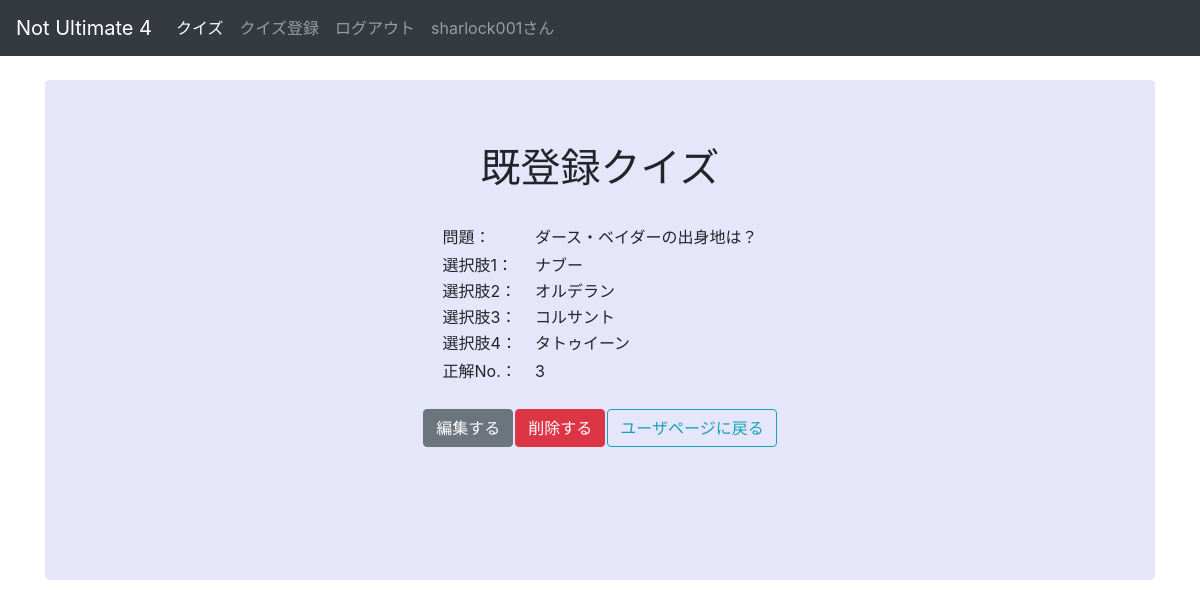
The page /quiz_detail/1/4 (signed in) on the database its author committed.
### quattro_scelte/models.py (models this page shows, shortened)
class User(db.Model, UserMixin):
    __tablename__ = 'users'
    id = db.Column(db.Integer, primary_key=True)
    username = db.Column(db.String(128), unique=True, index=True)
    password = db.Column(db.String(128))
    create_at = db.Column(db.DateTime)
    update_at = db.Column(db.DateTime)
    questions = db.relationship('Question', backref='users')
    results = db.relationship('Result', backref='users')

class Question(db.Model):
    __tablename__ = 'questions'
    id = db.Column(db.Integer, primary_key=True)
    inquery = db.Column(db.Text)
    options = db.Column(db.PickleType)
    answer = db.Column(db.Integer)
    create_at = db.Column(db.DateTime)
    update_at = db.Column(db.DateTime)
    user_id = db.Column(db.Integer, db.ForeignKey('users.id'))

### quattro_scelte/views.py (the view)
@views.route('/quiz_detail/<int:user_id>/<int:quiz_id>')
@login_required
def quiz_detail(user_id: int, quiz_id: int):
    question = Question.query.filter_by(id=quiz_id).first()
    if user_id != current_user.id or current_user.id != question.user_id:
        flash(message='閲覧できません')
        return redirect(url_for('views.index'))
    delete_form = QuizDeleteForm(request.form)
    if not question:
        return redirect(url_for('views.user'))
    return render_template('quiz_detail.html', question=question, delete_form=delete_form)

### quattro_scelte/forms.py
class QuizDeleteForm(Form):
    id = HiddenField()
    submit = SubmitField('削除する')

### quattro_scelte/models.py (called while the page is built)
@login_manager.user_loader
def load_user(user_id) -> List[Any]:
    return User.query.get(user_id)

### quattro_scelte/templates/quiz_detail.html (shortened to what this page needs)
{% from "_formhelpers.html" import render_field_q %}
{% extends 'base.html' %}
{% block content %}
<main role="main" class="container">
    <div class="jumbotron text-center" style="height: 500px;">
        <h1>既登録クイズ</h1>
        <br>
        <div>
            <table align="center">
                <tr align="left">
                    <td>問題：　</td>
                    <td>{{ question.inquery }}</td>
                </tr>
                <tr><td></td></tr>
                {% for option in question.options %}
                <tr align="left">
                    <td>選択肢{{ loop.index }}：　</td>
                    <td>{{ option }}</td>
                </tr>
                {% endfor %}
                <tr><td></td></tr>
                <tr align="left">
                    <td>正解No.：　</td>
                    <td>{{ question.answer }}</td>
                </tr>
            </table>
            <br>
            <table align="center">
                <tr>
                    <td>
                        <a class="btn btn-secondary" href="{{ url_for('views.quiz_modify', user_id=current_user.id, quiz_id=question.id) }}">編集する</a>
                    </td>
                    <td>
                        <form method="POST" action="{{ url_for('views.quiz_delete', user_id=current_user.id) }}">
                            {{ delete_form.submit(class="btn btn-danger") }}
                        </form>
                    </td>
                    <td>
                        <a class="btn btn-outline-info" href="{{ url_for('views.user') }}">ユーザページに戻る</a>
                    </td>
                </tr>
            </table>
        </div>
    </div>
</main>
{% endblock %}

### quattro_scelte/templates/base.html (shortened to what this page needs)
<!DOCTYPE html>
<html lang="ja">
<head>
    <link rel="stylesheet" href="https://stackpath.bootstrapcdn.com/bootstrap/4.5.0/css/bootstrap.min.css">
    <link href="../assets/dist/css/bootstrap.css" rel="stylesheet">
    <link rel="stylesheet" href="{{ url_for('static', filename='style.css')}}">
</head>
<body>
<header>
    <nav class="navbar navbar-expand-md navbar-dark bg-dark mb-4">
        <a class="navbar-brand" href="{{ url_for('views.index') }}">Not Ultimate 4</a>
        <div class="collapse navbar-collapse" id="navbarCollapse">
            <ul class="navbar-nav mr-auto">
                <li class="nav-item active">
                    <a class="nav-link" href="{{ url_for('views.quiz_start') }}">クイズ</a>
                </li>
                {% if current_user.is_authenticated %}
                <li class="nav-item">
                    <a class="nav-link" href="{{ url_for('views.quiz_entry') }}">クイズ登録</a>
                </li>
                <li class="nav-item">
                    <a class="nav-link" href="{{ url_for('views.logout') }}">ログアウト</a>
                </li>
                <li class="nav-item">
                    <a class="nav-link" href="{{ url_for('views.user') }}">{{ current_user.username }}さん</a>
                </li>
                {% endif %}
            </ul>
        </div>
    </nav>
    {% block content  %}
    {% endblock %}
</header>
</body>
</html>

### quattro_scelte/static/style.css (style rules this page uses)
body { min-height: 75rem; }
.jumbotron { background-color: #e6e6fa; }

### rows shown on the page
User: username "sharlock001"
Question: inquery "ダース・ベイダーの出身地は？", answer "3"

### other values the page prints
{{ option }} "ナブー" "オルデラン" "コルサント" "タトゥイーン"
